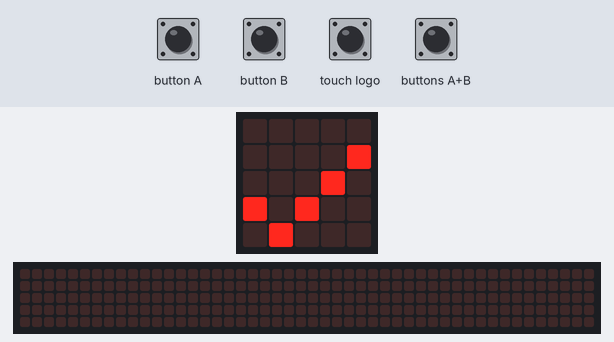
Recording of a program running on a simulated BBC micro:bit (MakeCode). On the bench: the board's 5×5 LED display, a strip that is not on the board, showing the scrolling text unrolled. The test bench sets the inputs (shaded band). The 48×5 strip is a reading aid, not a part: it shows the text the display is scrolling, unrolled, one strip-width of it at a time.

Above: at 1.8 s.
1.9 s: button A pressed for 0.15 s
At 2.12 s:
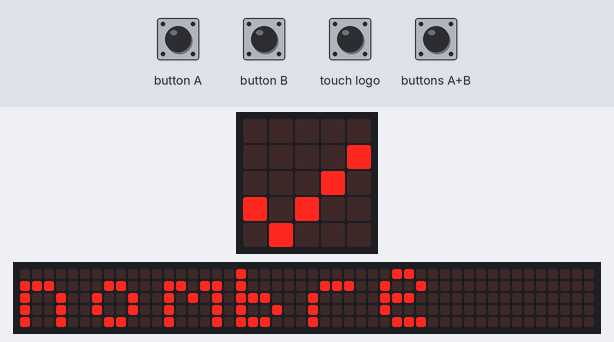
At 8.12 s:
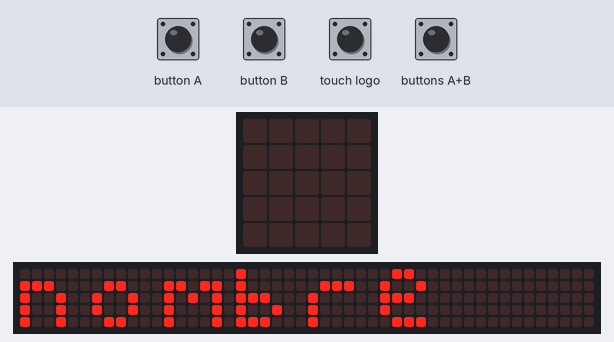
Timing chart, 0 to 8.6 s (numbered marks = the images above; inputs shaded):
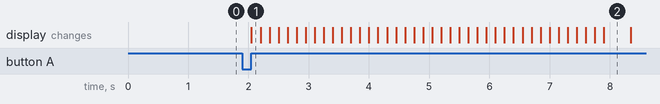

The program:

main.ts
```typescript
input.onLogoEvent(TouchButtonEvent.Pressed, function () {
    basic.showString("IES NUEVO SCALA")
})
input.onButtonPressed(Button.A, function () {
    basic.showString("nombre")
})
input.onButtonPressed(Button.AB, function () {
    basic.showString("curso")
})
input.onButtonPressed(Button.B, function () {
    basic.showString("apellidos")
})
basic.showIcon(IconNames.Yes)
```

test.ts
```typescript
// aquí va el archivo "tests"; esto no se compilará cuando este paquete se utilice como una extensión.
```

Measured:
- after the input at 1.9 s, the display: changes after 0.15 s (image 1)
- what the display in image 2 shows lasts 0.5 s, from 7.9 s to 8.4 s
